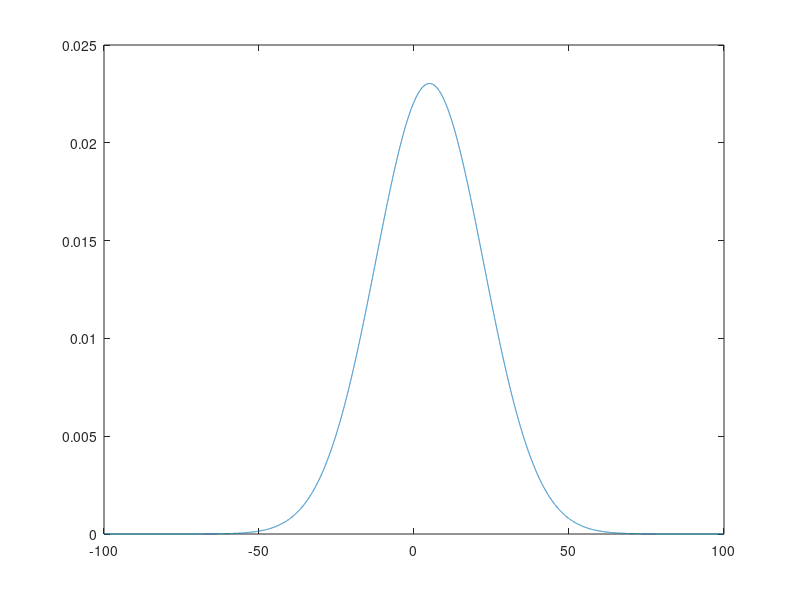

The MATLAB source for this figure: (Note: this script raises an error after producing the figure.)
clc;
close all;
clear all;

range=-100:0.01:100;
mu=5;
sigma2=300;
r_len=length(range);
% Guassian Theoretical Function
pdf_theo=(1/sqrt(2*pi*sigma2))*exp(-((range-mu*ones(1,r_len)).^2)./(2*sigma2));
plot(range,pdf_theo);
hold on;

samp_size=20000;
data=zeros(1,samp_size);
data=randn(1,samp_size);
data2=sqrt(sigma2)*data+mu.*ones(1,samp_size);

histogram(data2,'Normalization','pdf');